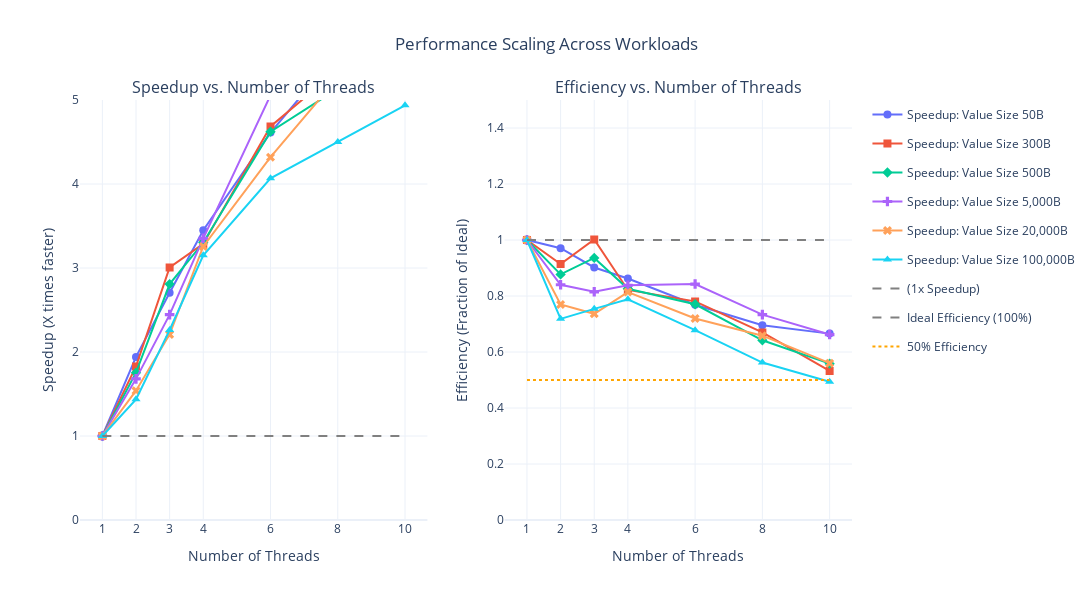
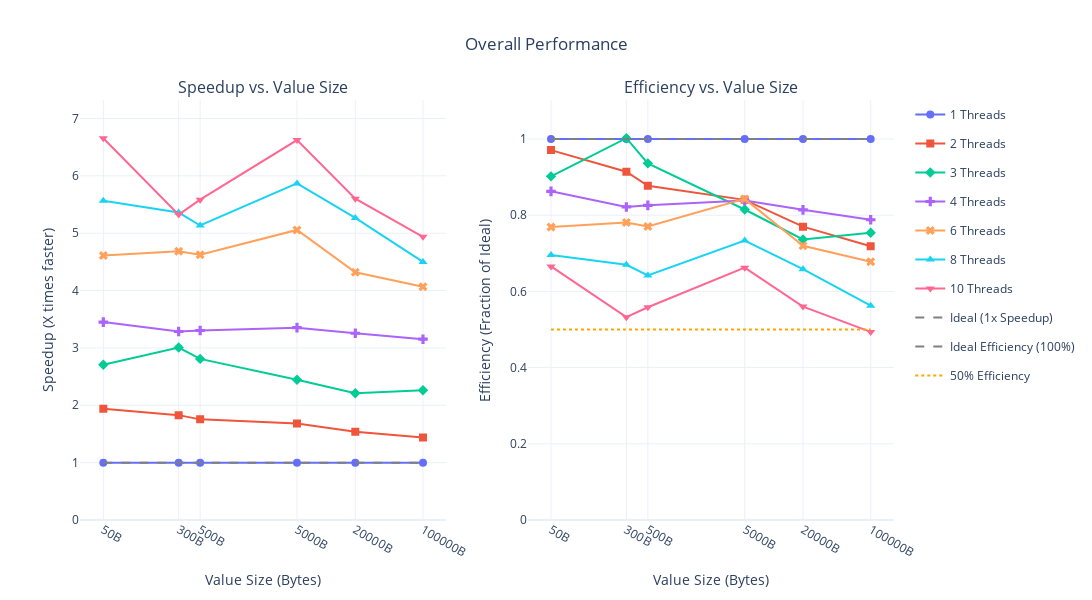
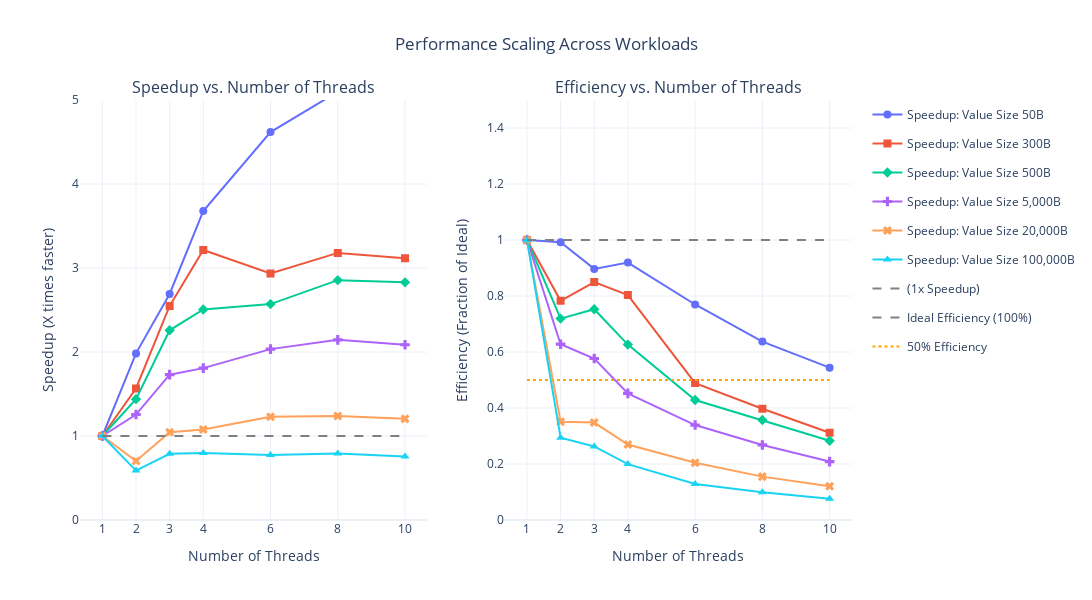
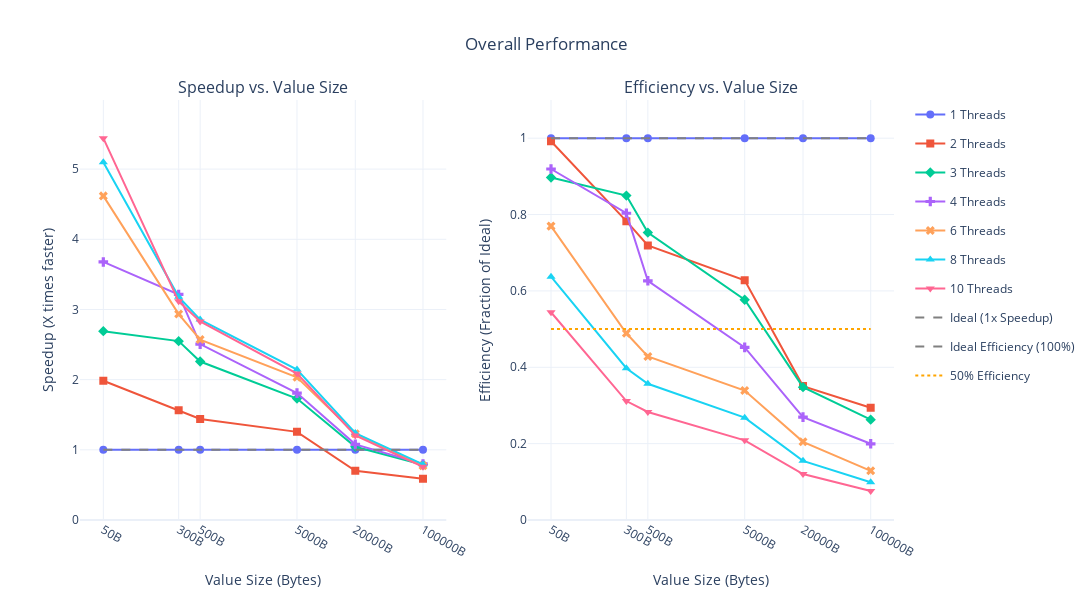

Notebook cell for these charts, in order:
### Code cell
num_keys = 50.0
value_size = 50
compression_on = True
test_configs = [
    {"num_keys": 100.0, "value_size": 50},
    {"num_keys": 40.0, "value_size": 300},
    {"num_keys": 40.0, "value_size": 500},
    {"num_keys": 5.0, "value_size": 5000},
    {"num_keys": 1.0, "value_size": 20000},
    {"num_keys": 0.1, "value_size": 100000},
]


def load_df(test_config: dict, compression_on: bool):
    num_keys = test_config["num_keys"]
    value_size = test_config["value_size"]
    compression_str = "yes" if compression_on else "no"
    df = pd.read_csv(
        f"save_summary_{num_keys}keys_{value_size}B_comp-{compression_str}_csum-yes.csv"
    )
    return df


dfs_compression_on = [load_df(config, compression_on=True) for config in test_configs]
dfs_compression_on = [calculate_speedup_and_efficiency(df) for df in dfs_compression_on]
dfs_compression_off = [load_df(config, compression_on=False) for config in test_configs]
dfs_compression_off = [
    calculate_speedup_and_efficiency(df) for df in dfs_compression_off
]

print("\n" + "=" * 50)  # Top border
print("                 COMPRESSION ON")
print("=" * 50 + "\n")  # Bottom border

all_workload_names = [
    "Value Size 50B",
    "Value Size 300B",
    "Value Size 500B",
    "Value Size 5,000B",
    "Value Size 20,000B",
    "Value Size 100,000B",
]
plot_performance_by_workload_on_threads(dfs_compression_on, all_workload_names)
plot_combined_workload_performance(dfs_compression_on)

print("\n" + "=" * 50)  # Top border
print("                 COMPRESSION OFF")
print("=" * 50 + "\n")  # Bottom border


plot_performance_by_workload_on_threads(dfs_compression_off, all_workload_names)
plot_combined_workload_performance(dfs_compression_off)

### Figure 1 — Plotly figure (JSON) as saved in the notebook; plotly's stock layout.template omitted (floating-point values rounded to 4 significant figures)
{"data": [{"legendgroup": "Value Size 50B", "line": {"color": "#636EFA", "width": 2}, "marker": {"size": 8, "symbol": "circle"}, "mode": "lines+markers", "name": "Speedup: Value Size 50B", "showlegend": true, "type": "scatter", "x": [1, 2, 3, 4, 6, 8, 10], "xaxis": "x", "y": [1.0, 1.942, 2.706, 3.45, 4.612, 5.565, 6.656], "yaxis": "y"}, {"legendgroup": "Value Size 300B", "line": {"color": "#EF553B", "width": 2}, "marker": {"size": 8, "symbol": "square"}, "mode": "lines+markers", "name": "Speedup: Value Size 300B", "showlegend": true, "type": "scatter", "x": [1, 2, 3, 4, 6, 8, 10], "xaxis": "x", "y": [1.0, 1.828, 3.006, 3.287, 4.685, 5.36, 5.324], "yaxis": "y"}, {"legendgroup": "Value Size 500B", "line": {"color": "#00CC96", "width": 2}, "marker": {"size": 8, "symbol": "diamond"}, "mode": "lines+markers", "name": "Speedup: Value Size 500B", "showlegend": true, "type": "scatter", "x": [1, 2, 3, 4, 6, 8, 10], "xaxis": "x", "y": [1.0, 1.754, 2.808, 3.303, 4.623, 5.134, 5.585], "yaxis": "y"}, {"legendgroup": "Value Size 5,000B", "line": {"color": "#AB63FA", "width": 2}, "marker": {"size": 8, "symbol": "cross"}, "mode": "lines+markers", "name": "Speedup: Value Size 5,000B", "showlegend": true, "type": "scatter", "x": [1, 2, 3, 4, 6, 8, 10], "xaxis": "x", "y": [1.0, 1.68, 2.445, 3.353, 5.056, 5.867, 6.623], "yaxis": "y"}, {"legendgroup": "Value Size 20,000B", "line": {"color": "#FFA15A", "width": 2}, "marker": {"size": 8, "symbol": "x"}, "mode": "lines+markers", "name": "Speedup: Value Size 20,000B", "showlegend": true, "type": "scatter", "x": [1, 2, 3, 4, 6, 8, 10], "xaxis": "x", "y": [1.0, 1.54, 2.209, 3.256, 4.319, 5.267, 5.601], "yaxis": "y"}, {"legendgroup": "Value Size 100,000B", "line": {"color": "#19D3F3", "width": 2}, "marker": {"size": 8, "symbol": "triangle-up"}, "mode": "lines+markers", "name": "Speedup: Value Size 100,000B", "showlegend": true, "type": "scatter", "x": [1, 2, 3, 4, 6, 8, 10], "xaxis": "x", "y": [1.0, 1.437, 2.262, 3.152, 4.067, 4.499, 4.937], "yaxis": "y"}, {"legendgroup": "ideal_speedup", "line": {"color": "gray", "dash": "dash"}, "mode": "lines", "name": "(1x Speedup)", "showlegend": true, "type": "scatter", "x": [1, 2, 3, 4, 6, 8, 10], "xaxis": "x", "y": [1, 1, 1, 1, 1, 1, 1], "yaxis": "y"}, {"legendgroup": "Value Size 50B", "line": {"color": "#636EFA", "width": 2}, "marker": {"size": 8, "symbol": "circle"}, "mode": "lines+markers", "name": "Efficiency: Value Size 50B", "showlegend": false, "type": "scatter", "x": [1, 2, 3, 4, 6, 8, 10], "xaxis": "x2", "y": [1.0, 0.9708, 0.9019, 0.8626, 0.7687, 0.6956, 0.6656], "yaxis": "y2"}, {"legendgroup": "Value Size 300B", "line": {"color": "#EF553B", "width": 2}, "marker": {"size": 8, "symbol": "square"}, "mode": "lines+markers", "name": "Efficiency: Value Size 300B", "showlegend": false, "type": "scatter", "x": [1, 2, 3, 4, 6, 8, 10], "xaxis": "x2", "y": [1.0, 0.9141, 1.002, 0.8216, 0.7808, 0.6699, 0.5324], "yaxis": "y2"}, {"legendgroup": "Value Size 500B", "line": {"color": "#00CC96", "width": 2}, "marker": {"size": 8, "symbol": "diamond"}, "mode": "lines+markers", "name": "Efficiency: Value Size 500B", "showlegend": false, "type": "scatter", "x": [1, 2, 3, 4, 6, 8, 10], "xaxis": "x2", "y": [1.0, 0.8772, 0.9361, 0.8258, 0.7705, 0.6418, 0.5585], "yaxis": "y2"}, {"legendgroup": "Value Size 5,000B", "line": {"color": "#AB63FA", "width": 2}, "marker": {"size": 8, "symbol": "cross"}, "mode": "lines+markers", "name": "Efficiency: Value Size 5,000B", "showlegend": false, "type": "scatter", "x": [1, 2, 3, 4, 6, 8, 10], "xaxis": "x2", "y": [1.0, 0.8402, 0.8149, 0.8382, 0.8427, 0.7334, 0.6623], "yaxis": "y2"}, {"legendgroup": "Value Size 20,000B", "line": {"color": "#FFA15A", "width": 2}, "marker": {"size": 8, "symbol": "x"}, "mode": "lines+markers", "name": "Efficiency: Value Size 20,000B", "showlegend": false, "type": "scatter", "x": [1, 2, 3, 4, 6, 8, 10], "xaxis": "x2", "y": [1.0, 0.7699, 0.7364, 0.814, 0.7199, 0.6583, 0.5601], "yaxis": "y2"}, {"legendgroup": "Value Size 100,000B", "line": {"color": "#19D3F3", "width": 2}, "marker": {"size": 8, "symbol": "triangle-up"}, "mode": "lines+markers", "name": "Efficiency: Value Size 100,000B", "showlegend": false, "type": "scatter", "x": [1, 2, 3, 4, 6, 8, 10], "xaxis": "x2", "y": [1.0, 0.7183, 0.754, 0.788, 0.6779, 0.5624, 0.4937], "yaxis": "y2"}, {"legendgroup": "ideal_efficiency_1", "line": {"color": "gray", "dash": "dash"}, "mode": "lines", "name": "Ideal Efficiency (100%)", "showlegend": true, "type": "scatter", "x": [1, 2, 3, 4, 6, 8, 10], "xaxis": "x2", "y": [1, 1, 1, 1, 1, 1, 1], "yaxis": "y2"}, {"legendgroup": "ideal_efficiency_05", "line": {"color": "orange", "dash": "dot"}, "mode": "lines", "name": "50% Efficiency", "showlegend": true, "type": "scatter", "x": [1, 2, 3, 4, 6, 8, 10], "xaxis": "x2", "y": [0.5, 0.5, 0.5, 0.5, 0.5, 0.5, 0.5], "yaxis": "y2"}], "layout": {"annotations": [{"font": {"size": 16}, "showarrow": false, "text": "Speedup vs. Number of Threads", "x": 0.225, "xanchor": "center", "xref": "paper", "y": 1, "yanchor": "bottom", "yref": "paper"}, {"font": {"size": 16}, "showarrow": false, "text": "Efficiency vs. Number of Threads", "x": 0.775, "xanchor": "center", "xref": "paper", "y": 1, "yanchor": "bottom", "yref": "paper"}], "height": 600, "hovermode": "x unified", "showlegend": true, "title": {"text": "Performance Scaling Across Workloads", "x": 0.5}, "width": 1200, "xaxis": {"anchor": "y", "domain": [0, 0.45], "tickmode": "array", "tickvals": [1, 2, 3, 4, 6, 8, 10], "title": {"text": "Number of Threads"}}, "xaxis2": {"anchor": "y2", "domain": [0.55, 1], "tickmode": "array", "tickvals": [1, 2, 3, 4, 6, 8, 10], "title": {"text": "Number of Threads"}}, "yaxis": {"anchor": "x", "domain": [0, 1], "range": [0, 5], "title": {"text": "Speedup (X times faster)"}}, "yaxis2": {"anchor": "x2", "domain": [0, 1], "range": [0, 1.5], "title": {"text": "Efficiency (Fraction of Ideal)"}}}}

### Figure 2 — Plotly figure (JSON) as saved in the notebook; plotly's stock layout.template omitted (floating-point values rounded to 4 significant figures)
{"data": [{"legendgroup": "1", "line": {"color": "#636EFA", "width": 2}, "marker": {"size": 8, "symbol": "circle"}, "mode": "lines+markers", "name": "1 Threads", "showlegend": true, "type": "scatter", "x": [50, 300, 500, 5000, 20000, 100000], "xaxis": "x", "y": [1.0, 1.0, 1.0, 1.0, 1.0, 1.0], "yaxis": "y"}, {"legendgroup": "2", "line": {"color": "#EF553B", "width": 2}, "marker": {"size": 8, "symbol": "square"}, "mode": "lines+markers", "name": "2 Threads", "showlegend": true, "type": "scatter", "x": [50, 300, 500, 5000, 20000, 100000], "xaxis": "x", "y": [1.942, 1.828, 1.754, 1.68, 1.54, 1.437], "yaxis": "y"}, {"legendgroup": "3", "line": {"color": "#00CC96", "width": 2}, "marker": {"size": 8, "symbol": "diamond"}, "mode": "lines+markers", "name": "3 Threads", "showlegend": true, "type": "scatter", "x": [50, 300, 500, 5000, 20000, 100000], "xaxis": "x", "y": [2.706, 3.006, 2.808, 2.445, 2.209, 2.262], "yaxis": "y"}, {"legendgroup": "4", "line": {"color": "#AB63FA", "width": 2}, "marker": {"size": 8, "symbol": "cross"}, "mode": "lines+markers", "name": "4 Threads", "showlegend": true, "type": "scatter", "x": [50, 300, 500, 5000, 20000, 100000], "xaxis": "x", "y": [3.45, 3.287, 3.303, 3.353, 3.256, 3.152], "yaxis": "y"}, {"legendgroup": "6", "line": {"color": "#FFA15A", "width": 2}, "marker": {"size": 8, "symbol": "x"}, "mode": "lines+markers", "name": "6 Threads", "showlegend": true, "type": "scatter", "x": [50, 300, 500, 5000, 20000, 100000], "xaxis": "x", "y": [4.612, 4.685, 4.623, 5.056, 4.319, 4.067], "yaxis": "y"}, {"legendgroup": "8", "line": {"color": "#19D3F3", "width": 2}, "marker": {"size": 8, "symbol": "triangle-up"}, "mode": "lines+markers", "name": "8 Threads", "showlegend": true, "type": "scatter", "x": [50, 300, 500, 5000, 20000, 100000], "xaxis": "x", "y": [5.565, 5.36, 5.134, 5.867, 5.267, 4.499], "yaxis": "y"}, {"legendgroup": "10", "line": {"color": "#FF6692", "width": 2}, "marker": {"size": 8, "symbol": "triangle-down"}, "mode": "lines+markers", "name": "10 Threads", "showlegend": true, "type": "scatter", "x": [50, 300, 500, 5000, 20000, 100000], "xaxis": "x", "y": [6.656, 5.324, 5.585, 6.623, 5.601, 4.937], "yaxis": "y"}, {"legendgroup": "ideal_speedup", "line": {"color": "gray", "dash": "dash"}, "mode": "lines", "name": "Ideal (1x Speedup)", "showlegend": true, "type": "scatter", "x": [50, 300, 500, 5000, 20000, 100000], "xaxis": "x", "y": [1, 1, 1, 1, 1, 1], "yaxis": "y"}, {"legendgroup": "1", "line": {"color": "#636EFA", "width": 2}, "marker": {"size": 8, "symbol": "circle"}, "mode": "lines+markers", "name": "1 Threads", "showlegend": false, "type": "scatter", "x": [50, 300, 500, 5000, 20000, 100000], "xaxis": "x2", "y": [1.0, 1.0, 1.0, 1.0, 1.0, 1.0], "yaxis": "y2"}, {"legendgroup": "2", "line": {"color": "#EF553B", "width": 2}, "marker": {"size": 8, "symbol": "square"}, "mode": "lines+markers", "name": "2 Threads", "showlegend": false, "type": "scatter", "x": [50, 300, 500, 5000, 20000, 100000], "xaxis": "x2", "y": [0.9708, 0.9141, 0.8772, 0.8402, 0.7699, 0.7183], "yaxis": "y2"}, {"legendgroup": "3", "line": {"color": "#00CC96", "width": 2}, "marker": {"size": 8, "symbol": "diamond"}, "mode": "lines+markers", "name": "3 Threads", "showlegend": false, "type": "scatter", "x": [50, 300, 500, 5000, 20000, 100000], "xaxis": "x2", "y": [0.9019, 1.002, 0.9361, 0.8149, 0.7364, 0.754], "yaxis": "y2"}, {"legendgroup": "4", "line": {"color": "#AB63FA", "width": 2}, "marker": {"size": 8, "symbol": "cross"}, "mode": "lines+markers", "name": "4 Threads", "showlegend": false, "type": "scatter", "x": [50, 300, 500, 5000, 20000, 100000], "xaxis": "x2", "y": [0.8626, 0.8216, 0.8258, 0.8382, 0.814, 0.788], "yaxis": "y2"}, {"legendgroup": "6", "line": {"color": "#FFA15A", "width": 2}, "marker": {"size": 8, "symbol": "x"}, "mode": "lines+markers", "name": "6 Threads", "showlegend": false, "type": "scatter", "x": [50, 300, 500, 5000, 20000, 100000], "xaxis": "x2", "y": [0.7687, 0.7808, 0.7705, 0.8427, 0.7199, 0.6779], "yaxis": "y2"}, {"legendgroup": "8", "line": {"color": "#19D3F3", "width": 2}, "marker": {"size": 8, "symbol": "triangle-up"}, "mode": "lines+markers", "name": "8 Threads", "showlegend": false, "type": "scatter", "x": [50, 300, 500, 5000, 20000, 100000], "xaxis": "x2", "y": [0.6956, 0.6699, 0.6418, 0.7334, 0.6583, 0.5624], "yaxis": "y2"}, {"legendgroup": "10", "line": {"color": "#FF6692", "width": 2}, "marker": {"size": 8, "symbol": "triangle-down"}, "mode": "lines+markers", "name": "10 Threads", "showlegend": false, "type": "scatter", "x": [50, 300, 500, 5000, 20000, 100000], "xaxis": "x2", "y": [0.6656, 0.5324, 0.5585, 0.6623, 0.5601, 0.4937], "yaxis": "y2"}, {"legendgroup": "ideal_efficiency_1", "line": {"color": "gray", "dash": "dash"}, "mode": "lines", "name": "Ideal Efficiency (100%)", "showlegend": true, "type": "scatter", "x": [50, 300, 500, 5000, 20000, 100000], "xaxis": "x2", "y": [1, 1, 1, 1, 1, 1], "yaxis": "y2"}, {"legendgroup": "ideal_efficiency_05", "line": {"color": "orange", "dash": "dot"}, "mode": "lines", "name": "50% Efficiency", "showlegend": true, "type": "scatter", "x": [50, 300, 500, 5000, 20000, 100000], "xaxis": "x2", "y": [0.5, 0.5, 0.5, 0.5, 0.5, 0.5], "yaxis": "y2"}], "layout": {"annotations": [{"font": {"size": 16}, "showarrow": false, "text": "Speedup vs. Value Size", "x": 0.225, "xanchor": "center", "xref": "paper", "y": 1, "yanchor": "bottom", "yref": "paper"}, {"font": {"size": 16}, "showarrow": false, "text": "Efficiency vs. Value Size", "x": 0.775, "xanchor": "center", "xref": "paper", "y": 1, "yanchor": "bottom", "yref": "paper"}], "height": 600, "hovermode": "x unified", "showlegend": true, "title": {"text": "Overall Performance", "x": 0.5}, "width": 1200, "xaxis": {"anchor": "y", "domain": [0, 0.45], "tickmode": "array", "ticktext": ["50B", "300B", "500B", "5000B", "20000B", "100000B"], "tickvals": [50, 300, 500, 5000, 20000, 100000], "title": {"text": "Value Size (Bytes)"}, "type": "log"}, "xaxis2": {"anchor": "y2", "domain": [0.55, 1], "tickmode": "array", "ticktext": ["50B", "300B", "500B", "5000B", "20000B", "100000B"], "tickvals": [50, 300, 500, 5000, 20000, 100000], "title": {"text": "Value Size (Bytes)"}, "type": "log"}, "yaxis": {"anchor": "x", "domain": [0, 1], "range": [0, 7.322], "title": {"text": "Speedup (X times faster)"}}, "yaxis2": {"anchor": "x2", "domain": [0, 1], "range": [0, 1.102], "title": {"text": "Efficiency (Fraction of Ideal)"}}}}

### Figure 3 — Plotly figure (JSON) as saved in the notebook; plotly's stock layout.template omitted (floating-point values rounded to 4 significant figures)
{"data": [{"legendgroup": "Value Size 50B", "line": {"color": "#636EFA", "width": 2}, "marker": {"size": 8, "symbol": "circle"}, "mode": "lines+markers", "name": "Speedup: Value Size 50B", "showlegend": true, "type": "scatter", "x": [1, 2, 3, 4, 6, 8, 10], "xaxis": "x", "y": [1.0, 1.984, 2.691, 3.677, 4.618, 5.098, 5.44], "yaxis": "y"}, {"legendgroup": "Value Size 300B", "line": {"color": "#EF553B", "width": 2}, "marker": {"size": 8, "symbol": "square"}, "mode": "lines+markers", "name": "Speedup: Value Size 300B", "showlegend": true, "type": "scatter", "x": [1, 2, 3, 4, 6, 8, 10], "xaxis": "x", "y": [1.0, 1.565, 2.549, 3.214, 2.934, 3.18, 3.116], "yaxis": "y"}, {"legendgroup": "Value Size 500B", "line": {"color": "#00CC96", "width": 2}, "marker": {"size": 8, "symbol": "diamond"}, "mode": "lines+markers", "name": "Speedup: Value Size 500B", "showlegend": true, "type": "scatter", "x": [1, 2, 3, 4, 6, 8, 10], "xaxis": "x", "y": [1.0, 1.438, 2.258, 2.506, 2.57, 2.855, 2.829], "yaxis": "y"}, {"legendgroup": "Value Size 5,000B", "line": {"color": "#AB63FA", "width": 2}, "marker": {"size": 8, "symbol": "cross"}, "mode": "lines+markers", "name": "Speedup: Value Size 5,000B", "showlegend": true, "type": "scatter", "x": [1, 2, 3, 4, 6, 8, 10], "xaxis": "x", "y": [1.0, 1.256, 1.73, 1.808, 2.034, 2.145, 2.086], "yaxis": "y"}, {"legendgroup": "Value Size 20,000B", "line": {"color": "#FFA15A", "width": 2}, "marker": {"size": 8, "symbol": "x"}, "mode": "lines+markers", "name": "Speedup: Value Size 20,000B", "showlegend": true, "type": "scatter", "x": [1, 2, 3, 4, 6, 8, 10], "xaxis": "x", "y": [1.0, 0.7015, 1.044, 1.078, 1.229, 1.239, 1.204], "yaxis": "y"}, {"legendgroup": "Value Size 100,000B", "line": {"color": "#19D3F3", "width": 2}, "marker": {"size": 8, "symbol": "triangle-up"}, "mode": "lines+markers", "name": "Speedup: Value Size 100,000B", "showlegend": true, "type": "scatter", "x": [1, 2, 3, 4, 6, 8, 10], "xaxis": "x", "y": [1.0, 0.5879, 0.7884, 0.7984, 0.7726, 0.7918, 0.7572], "yaxis": "y"}, {"legendgroup": "ideal_speedup", "line": {"color": "gray", "dash": "dash"}, "mode": "lines", "name": "(1x Speedup)", "showlegend": true, "type": "scatter", "x": [1, 2, 3, 4, 6, 8, 10], "xaxis": "x", "y": [1, 1, 1, 1, 1, 1, 1], "yaxis": "y"}, {"legendgroup": "Value Size 50B", "line": {"color": "#636EFA", "width": 2}, "marker": {"size": 8, "symbol": "circle"}, "mode": "lines+markers", "name": "Efficiency: Value Size 50B", "showlegend": false, "type": "scatter", "x": [1, 2, 3, 4, 6, 8, 10], "xaxis": "x2", "y": [1.0, 0.9918, 0.8969, 0.9193, 0.7697, 0.6372, 0.544], "yaxis": "y2"}, {"legendgroup": "Value Size 300B", "line": {"color": "#EF553B", "width": 2}, "marker": {"size": 8, "symbol": "square"}, "mode": "lines+markers", "name": "Efficiency: Value Size 300B", "showlegend": false, "type": "scatter", "x": [1, 2, 3, 4, 6, 8, 10], "xaxis": "x2", "y": [1.0, 0.7827, 0.8496, 0.8034, 0.489, 0.3975, 0.3116], "yaxis": "y2"}, {"legendgroup": "Value Size 500B", "line": {"color": "#00CC96", "width": 2}, "marker": {"size": 8, "symbol": "diamond"}, "mode": "lines+markers", "name": "Efficiency: Value Size 500B", "showlegend": false, "type": "scatter", "x": [1, 2, 3, 4, 6, 8, 10], "xaxis": "x2", "y": [1.0, 0.7192, 0.7527, 0.6264, 0.4284, 0.3569, 0.2829], "yaxis": "y2"}, {"legendgroup": "Value Size 5,000B", "line": {"color": "#AB63FA", "width": 2}, "marker": {"size": 8, "symbol": "cross"}, "mode": "lines+markers", "name": "Efficiency: Value Size 5,000B", "showlegend": false, "type": "scatter", "x": [1, 2, 3, 4, 6, 8, 10], "xaxis": "x2", "y": [1.0, 0.6279, 0.5768, 0.4521, 0.339, 0.2681, 0.2086], "yaxis": "y2"}, {"legendgroup": "Value Size 20,000B", "line": {"color": "#FFA15A", "width": 2}, "marker": {"size": 8, "symbol": "x"}, "mode": "lines+markers", "name": "Efficiency: Value Size 20,000B", "showlegend": false, "type": "scatter", "x": [1, 2, 3, 4, 6, 8, 10], "xaxis": "x2", "y": [1.0, 0.3507, 0.348, 0.2695, 0.2048, 0.1549, 0.1204], "yaxis": "y2"}, {"legendgroup": "Value Size 100,000B", "line": {"color": "#19D3F3", "width": 2}, "marker": {"size": 8, "symbol": "triangle-up"}, "mode": "lines+markers", "name": "Efficiency: Value Size 100,000B", "showlegend": false, "type": "scatter", "x": [1, 2, 3, 4, 6, 8, 10], "xaxis": "x2", "y": [1.0, 0.294, 0.2628, 0.1996, 0.1288, 0.09897, 0.07572], "yaxis": "y2"}, {"legendgroup": "ideal_efficiency_1", "line": {"color": "gray", "dash": "dash"}, "mode": "lines", "name": "Ideal Efficiency (100%)", "showlegend": true, "type": "scatter", "x": [1, 2, 3, 4, 6, 8, 10], "xaxis": "x2", "y": [1, 1, 1, 1, 1, 1, 1], "yaxis": "y2"}, {"legendgroup": "ideal_efficiency_05", "line": {"color": "orange", "dash": "dot"}, "mode": "lines", "name": "50% Efficiency", "showlegend": true, "type": "scatter", "x": [1, 2, 3, 4, 6, 8, 10], "xaxis": "x2", "y": [0.5, 0.5, 0.5, 0.5, 0.5, 0.5, 0.5], "yaxis": "y2"}], "layout": {"annotations": [{"font": {"size": 16}, "showarrow": false, "text": "Speedup vs. Number of Threads", "x": 0.225, "xanchor": "center", "xref": "paper", "y": 1, "yanchor": "bottom", "yref": "paper"}, {"font": {"size": 16}, "showarrow": false, "text": "Efficiency vs. Number of Threads", "x": 0.775, "xanchor": "center", "xref": "paper", "y": 1, "yanchor": "bottom", "yref": "paper"}], "height": 600, "hovermode": "x unified", "showlegend": true, "title": {"text": "Performance Scaling Across Workloads", "x": 0.5}, "width": 1200, "xaxis": {"anchor": "y", "domain": [0, 0.45], "tickmode": "array", "tickvals": [1, 2, 3, 4, 6, 8, 10], "title": {"text": "Number of Threads"}}, "xaxis2": {"anchor": "y2", "domain": [0.55, 1], "tickmode": "array", "tickvals": [1, 2, 3, 4, 6, 8, 10], "title": {"text": "Number of Threads"}}, "yaxis": {"anchor": "x", "domain": [0, 1], "range": [0, 5], "title": {"text": "Speedup (X times faster)"}}, "yaxis2": {"anchor": "x2", "domain": [0, 1], "range": [0, 1.5], "title": {"text": "Efficiency (Fraction of Ideal)"}}}}

### Figure 4 — Plotly figure (JSON) as saved in the notebook; plotly's stock layout.template omitted (floating-point values rounded to 4 significant figures)
{"data": [{"legendgroup": "1", "line": {"color": "#636EFA", "width": 2}, "marker": {"size": 8, "symbol": "circle"}, "mode": "lines+markers", "name": "1 Threads", "showlegend": true, "type": "scatter", "x": [50, 300, 500, 5000, 20000, 100000], "xaxis": "x", "y": [1.0, 1.0, 1.0, 1.0, 1.0, 1.0], "yaxis": "y"}, {"legendgroup": "2", "line": {"color": "#EF553B", "width": 2}, "marker": {"size": 8, "symbol": "square"}, "mode": "lines+markers", "name": "2 Threads", "showlegend": true, "type": "scatter", "x": [50, 300, 500, 5000, 20000, 100000], "xaxis": "x", "y": [1.984, 1.565, 1.438, 1.256, 0.7015, 0.5879], "yaxis": "y"}, {"legendgroup": "3", "line": {"color": "#00CC96", "width": 2}, "marker": {"size": 8, "symbol": "diamond"}, "mode": "lines+markers", "name": "3 Threads", "showlegend": true, "type": "scatter", "x": [50, 300, 500, 5000, 20000, 100000], "xaxis": "x", "y": [2.691, 2.549, 2.258, 1.73, 1.044, 0.7884], "yaxis": "y"}, {"legendgroup": "4", "line": {"color": "#AB63FA", "width": 2}, "marker": {"size": 8, "symbol": "cross"}, "mode": "lines+markers", "name": "4 Threads", "showlegend": true, "type": "scatter", "x": [50, 300, 500, 5000, 20000, 100000], "xaxis": "x", "y": [3.677, 3.214, 2.506, 1.808, 1.078, 0.7984], "yaxis": "y"}, {"legendgroup": "6", "line": {"color": "#FFA15A", "width": 2}, "marker": {"size": 8, "symbol": "x"}, "mode": "lines+markers", "name": "6 Threads", "showlegend": true, "type": "scatter", "x": [50, 300, 500, 5000, 20000, 100000], "xaxis": "x", "y": [4.618, 2.934, 2.57, 2.034, 1.229, 0.7726], "yaxis": "y"}, {"legendgroup": "8", "line": {"color": "#19D3F3", "width": 2}, "marker": {"size": 8, "symbol": "triangle-up"}, "mode": "lines+markers", "name": "8 Threads", "showlegend": true, "type": "scatter", "x": [50, 300, 500, 5000, 20000, 100000], "xaxis": "x", "y": [5.098, 3.18, 2.855, 2.145, 1.239, 0.7918], "yaxis": "y"}, {"legendgroup": "10", "line": {"color": "#FF6692", "width": 2}, "marker": {"size": 8, "symbol": "triangle-down"}, "mode": "lines+markers", "name": "10 Threads", "showlegend": true, "type": "scatter", "x": [50, 300, 500, 5000, 20000, 100000], "xaxis": "x", "y": [5.44, 3.116, 2.829, 2.086, 1.204, 0.7572], "yaxis": "y"}, {"legendgroup": "ideal_speedup", "line": {"color": "gray", "dash": "dash"}, "mode": "lines", "name": "Ideal (1x Speedup)", "showlegend": true, "type": "scatter", "x": [50, 300, 500, 5000, 20000, 100000], "xaxis": "x", "y": [1, 1, 1, 1, 1, 1], "yaxis": "y"}, {"legendgroup": "1", "line": {"color": "#636EFA", "width": 2}, "marker": {"size": 8, "symbol": "circle"}, "mode": "lines+markers", "name": "1 Threads", "showlegend": false, "type": "scatter", "x": [50, 300, 500, 5000, 20000, 100000], "xaxis": "x2", "y": [1.0, 1.0, 1.0, 1.0, 1.0, 1.0], "yaxis": "y2"}, {"legendgroup": "2", "line": {"color": "#EF553B", "width": 2}, "marker": {"size": 8, "symbol": "square"}, "mode": "lines+markers", "name": "2 Threads", "showlegend": false, "type": "scatter", "x": [50, 300, 500, 5000, 20000, 100000], "xaxis": "x2", "y": [0.9918, 0.7827, 0.7192, 0.6279, 0.3507, 0.294], "yaxis": "y2"}, {"legendgroup": "3", "line": {"color": "#00CC96", "width": 2}, "marker": {"size": 8, "symbol": "diamond"}, "mode": "lines+markers", "name": "3 Threads", "showlegend": false, "type": "scatter", "x": [50, 300, 500, 5000, 20000, 100000], "xaxis": "x2", "y": [0.8969, 0.8496, 0.7527, 0.5768, 0.348, 0.2628], "yaxis": "y2"}, {"legendgroup": "4", "line": {"color": "#AB63FA", "width": 2}, "marker": {"size": 8, "symbol": "cross"}, "mode": "lines+markers", "name": "4 Threads", "showlegend": false, "type": "scatter", "x": [50, 300, 500, 5000, 20000, 100000], "xaxis": "x2", "y": [0.9193, 0.8034, 0.6264, 0.4521, 0.2695, 0.1996], "yaxis": "y2"}, {"legendgroup": "6", "line": {"color": "#FFA15A", "width": 2}, "marker": {"size": 8, "symbol": "x"}, "mode": "lines+markers", "name": "6 Threads", "showlegend": false, "type": "scatter", "x": [50, 300, 500, 5000, 20000, 100000], "xaxis": "x2", "y": [0.7697, 0.489, 0.4284, 0.339, 0.2048, 0.1288], "yaxis": "y2"}, {"legendgroup": "8", "line": {"color": "#19D3F3", "width": 2}, "marker": {"size": 8, "symbol": "triangle-up"}, "mode": "lines+markers", "name": "8 Threads", "showlegend": false, "type": "scatter", "x": [50, 300, 500, 5000, 20000, 100000], "xaxis": "x2", "y": [0.6372, 0.3975, 0.3569, 0.2681, 0.1549, 0.09897], "yaxis": "y2"}, {"legendgroup": "10", "line": {"color": "#FF6692", "width": 2}, "marker": {"size": 8, "symbol": "triangle-down"}, "mode": "lines+markers", "name": "10 Threads", "showlegend": false, "type": "scatter", "x": [50, 300, 500, 5000, 20000, 100000], "xaxis": "x2", "y": [0.544, 0.3116, 0.2829, 0.2086, 0.1204, 0.07572], "yaxis": "y2"}, {"legendgroup": "ideal_efficiency_1", "line": {"color": "gray", "dash": "dash"}, "mode": "lines", "name": "Ideal Efficiency (100%)", "showlegend": true, "type": "scatter", "x": [50, 300, 500, 5000, 20000, 100000], "xaxis": "x2", "y": [1, 1, 1, 1, 1, 1], "yaxis": "y2"}, {"legendgroup": "ideal_efficiency_05", "line": {"color": "orange", "dash": "dot"}, "mode": "lines", "name": "50% Efficiency", "showlegend": true, "type": "scatter", "x": [50, 300, 500, 5000, 20000, 100000], "xaxis": "x2", "y": [0.5, 0.5, 0.5, 0.5, 0.5, 0.5], "yaxis": "y2"}], "layout": {"annotations": [{"font": {"size": 16}, "showarrow": false, "text": "Speedup vs. Value Size", "x": 0.225, "xanchor": "center", "xref": "paper", "y": 1, "yanchor": "bottom", "yref": "paper"}, {"font": {"size": 16}, "showarrow": false, "text": "Efficiency vs. Value Size", "x": 0.775, "xanchor": "center", "xref": "paper", "y": 1, "yanchor": "bottom", "yref": "paper"}], "height": 600, "hovermode": "x unified", "showlegend": true, "title": {"text": "Overall Performance", "x": 0.5}, "width": 1200, "xaxis": {"anchor": "y", "domain": [0, 0.45], "tickmode": "array", "ticktext": ["50B", "300B", "500B", "5000B", "20000B", "100000B"], "tickvals": [50, 300, 500, 5000, 20000, 100000], "title": {"text": "Value Size (Bytes)"}, "type": "log"}, "xaxis2": {"anchor": "y2", "domain": [0.55, 1], "tickmode": "array", "ticktext": ["50B", "300B", "500B", "5000B", "20000B", "100000B"], "tickvals": [50, 300, 500, 5000, 20000, 100000], "title": {"text": "Value Size (Bytes)"}, "type": "log"}, "yaxis": {"anchor": "x", "domain": [0, 1], "range": [0, 5.984], "title": {"text": "Speedup (X times faster)"}}, "yaxis2": {"anchor": "x2", "domain": [0, 1], "range": [0, 1.1], "title": {"text": "Efficiency (Fraction of Ideal)"}}}}
